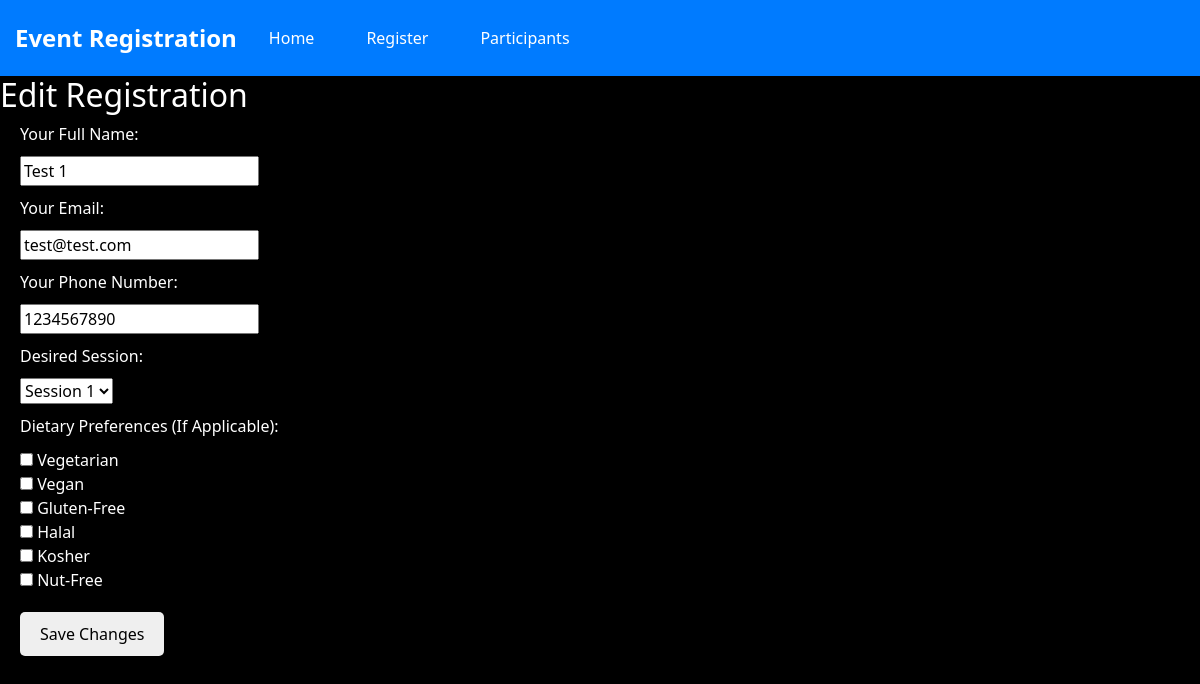
The page /participants/edit/1/ on the database its author committed.
### Registration/models.py (models this page shows, shortened)
class Registration(models.Model):
    full_name = models.CharField(max_length=100)
    email_address = models.EmailField(unique=True)
    phone_number = models.CharField(max_length=10, unique=True)
    session = models.ForeignKey(Session, on_delete=models.CASCADE, null=False, blank=False)
    dietary_preferences = models.CharField(max_length=500, blank=True)

### Registration/views.py (the view, shortened to what this page needs)
# urls.py: path('participants/edit/<int:pk>/', views.EditView.as_view(), name='edit'),
class EditView(View):
    def get(self, request, pk):
        registration = Registration.objects.get(pk=pk)
        form = RegistrationForm(instance=registration)
        return render(request, 'Registration/edit.html', {'form': form, 'registration': registration})

### Registration/forms.py (shortened to what this page needs)
class RegistrationForm(forms.ModelForm):
    dietary_preferences = forms.MultipleChoiceField(
        choices=DIETARY_CHOICES,
        widget=forms.CheckboxSelectMultiple,
        required=False,
        label= "Dietary Preferences (If Applicable)"
    )
    class Meta:
        model = Registration
        fields = '__all__'
        labels = {
            "full_name": "Your Full Name:",
            "email_address": "Your Email:",
            "phone_number": "Your Phone Number:",
            "session": "Desired Session:"
        }

### Registration/models.py (called while the page is built)
    def __str__(self):
        return self.session_name

### Registration/templates/Registration/edit.html (shortened to what this page needs)
{% extends 'Registration/template.html' %}
{% block body %}
<h2>Edit Registration</h2>
<form method="POST">
    {% for field in form %}
    <div>
        <p>{{ field.label_tag }}</p>
        <p>{{ field }}</p>
    </div>
    {% endfor %}
    <a href="{% url 'participants' %}"><button type="submit">Save Changes</button></a>
</form>
{% endblock %}

### Registration/static/Registration/styles.css (style rules this page uses)
body { background-color: #000000; color: #ffffff; }
form { text-align: left; padding-left: 20px; }
p { margin-bottom: 10px; }
button { font-size: 16px; padding: 10px 20px; border: none; cursor: pointer; border-radius: 5px; transition: background-color 0.3s ease; margin-top: 10px; }

### rows shown on the page
Registration: form "Test 1" "test@test.com" "1234567890" "Session 1" "☐ ☐ ☐ ☐ ☐ ☐"

### other values the page prints
{{ field.label_tag }} "Your Full Name:" "Your Email:" "Your Phone Number:" "Desired Session:" "Dietary Preferences (If Applicable):"
